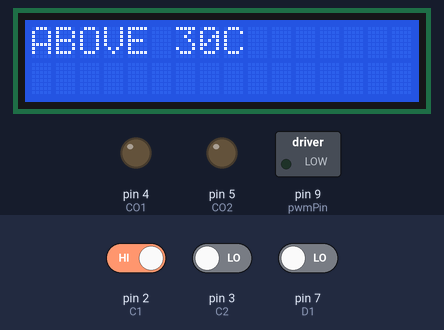
Simulated run of this sketch. Board: Arduino Uno, built with avr-gcc and run on an emulated ATmega328P. On the bench: 16×2 character LCD, switched loads named in the sketch (green lamp = pin HIGH), output pins drawn as LEDs (lit = HIGH). The test bench sets the inputs (shaded band); at power-on: pin 3 (C2) LOW, pin 2 (C1) HIGH, pin 7 (D1) LOW. What the sketch prints to the serial monitor is not drawn.

Above: at 1.2 s.
1.3 s: pin 3 (C2) driven HIGH
At 23.0 s:
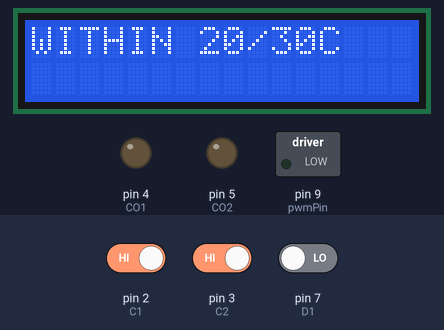
23.3 s: pin 2 (C1) driven LOW
At 25.3 s:
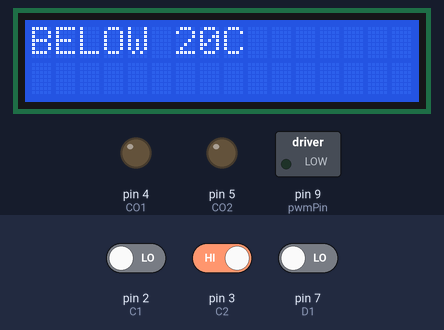
25.7 s: pin 2 (C1) driven HIGH
At 27.4 s:
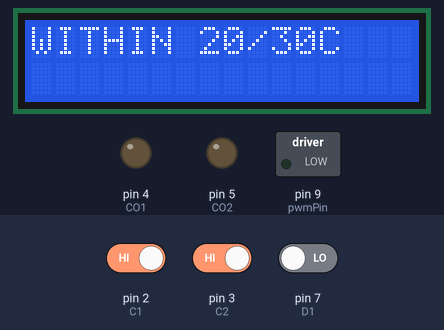
27.7 s: pin 3 (C2) driven LOW
At 30.9 s:
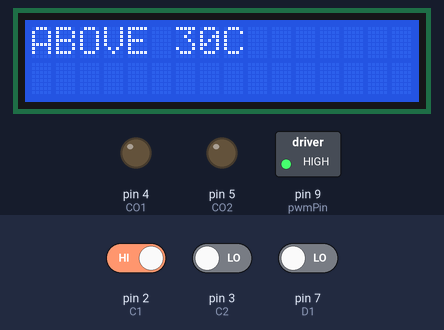
Timing chart, 0 to 41.7 s (numbered marks = the images above; inputs shaded):
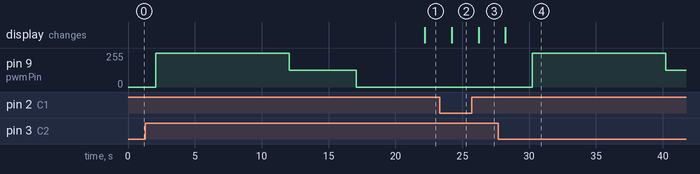

Measured:
- after the input at 1.3 s, the display: changes after 20.9 s (image 1)
- after the input at 23.3 s, the display: changes after 0.90 s (image 2)
- after the input at 25.7 s, the display: changes after 0.52 s (image 3)
- after the input at 27.7 s, pin 9 (pwmPin): 0/255 → 255/255 after 2.5 s, → 125/255 10.0 s later; the display: changes after 0.53 s (image 4)

The sketch:

InstrumentationProject.ino
```cpp
#include <LiquidCrystal_I2C.h>

const int pwmPin = 9; // PWM output pin connected to the fan or motor
LiquidCrystal_I2C lcd(0x27, 16, 2); // I2C address 0x27, 16 column and 2 rows
int C1  = 2;
int C2 = 3;
int CO1 = 4;
int CO2 = 5;
int D1 = 7; // Assign a pin number to D1
//declaring the counter and initialising it at 0:
int count = 0;
int previous_read = LOW;


void setup()
{
  lcd.init(); // initialize the lcd
  lcd.backlight();
  pinMode(C1, INPUT);
  pinMode(C2, INPUT);
  pinMode(CO1, OUTPUT);
  pinMode(CO2, OUTPUT);
  pinMode(pwmPin, OUTPUT);
  Serial.begin(9600); // For debugging purposes
  pinMode(D1, INPUT);

}

void loop()
{ int State1 = digitalRead(C1); // State of first Op Amp
  int State2 = digitalRead(C2); // State of Second Op Amp
  int currentState = digitalRead(D1);

  if (State1 == LOW && State2 == HIGH){
  lcd.clear();                 // clear display
  lcd.setCursor(0, 0);         // move cursor to   (0, 0)
  lcd.print("BELOW 20C");        // print message at (0, 0)
  delay(2000);

  }

  else if (State1 == HIGH && State2 == HIGH){
  lcd.clear();                 // clear display
  lcd.setCursor(0, 0);         // move cursor to   (0, 0)
  lcd.print("WITHIN 20/30C");        // print message at (0, 0)
  delay(2000);
  }

  else if (State1 == HIGH && State2 == LOW){
  lcd.clear();                 // clear display
  lcd.setCursor(0, 0);         // move cursor to   (0, 0)
  lcd.print("ABOVE 30C");        // print message at (0, 0)
  delay(2000);
  analogWrite(pwmPin, 255); // 100% duty cycle
  Serial.println("Fan ON at full speed");
  delay(5000); // Keep the fan ON for 5 seconds
  analogWrite(pwmPin, 255); // 100% duty cycle
  Serial.println("Fan ON at full speed");
  delay(5000); // Keep the fan ON for 5 seconds
  analogWrite(pwmPin, 125); // 100% duty cycle
  Serial.println("Fan ON at half speed");
  delay(5000); // Keep the fan ON for 5 seconds
  analogWrite(pwmPin, 0); // 100% duty cycle
  Serial.println("Fan OFF");
  delay(5000); // Keep the fan ON for 5 seconds

    if (currentState == HIGH && previous_read == LOW) {
    //increment the count if there is a LOW-HIGH transition:
    count = count + 1;
  }
   previous_read = currentState;
   delay(100); 
  }


}
```
